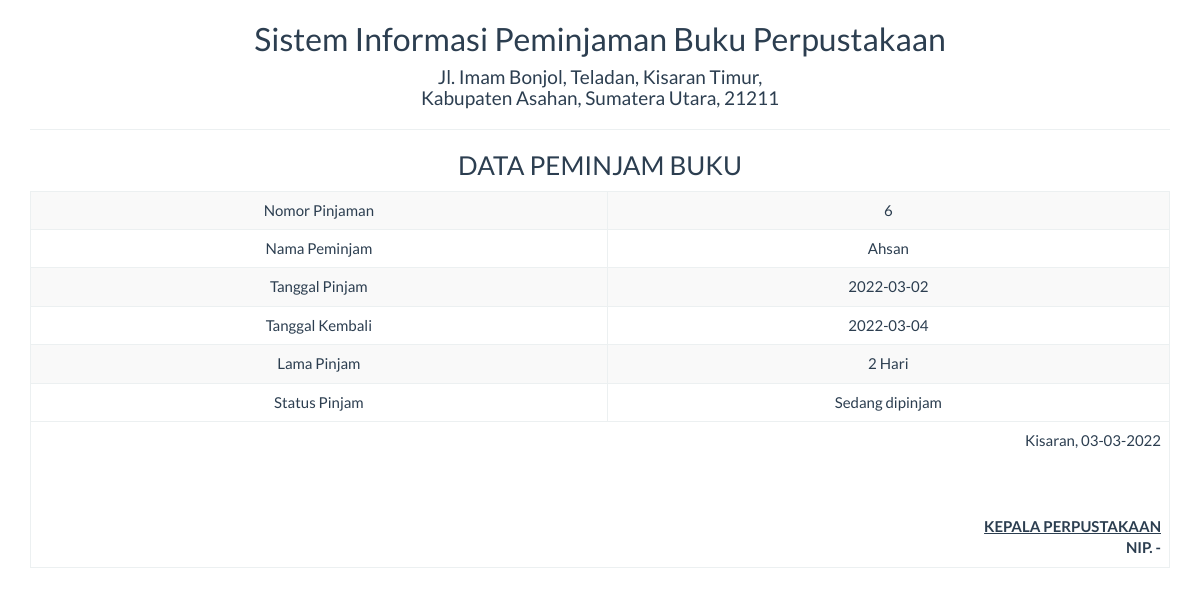
Page /report/peminjaman_satu.php?id=6 on the committed database.
### tables this page shows
CREATE TABLE `pinjam` (
  `id_pinjam` int(11) NOT NULL,
  `id_anggota` int(11) NOT NULL,
  `id_buku` int(11) NOT NULL,
  `tgl_pinjam` date NOT NULL,
  `tgl_kembali` date NOT NULL,
  `status_pinjam` varchar(20) NOT NULL
);

CREATE TABLE `anggota` (
  `id_anggota` int(11) NOT NULL,
  `nama` varchar(255) DEFAULT NULL,
  `alamat` varchar(255) DEFAULT NULL,
  `status_pekerjaan` varchar(255) DEFAULT NULL,
  `no_telpon` varchar(20) DEFAULT NULL
);

### report/peminjaman_satu.php (the view, shortened to what this page needs)
<!DOCTYPE html>
<html>
    <head>
        <link href="../Assets/css/bootstrap.min.css" rel="stylesheet" type="text/css"/>
    </head>
    <body onload="print()">
        <?php
        include '../config/koneksi.php';
        $sql = "SELECT * FROM pinjam JOIN anggota ON pinjam.id_anggota=anggota.id_anggota JOIN buku ON pinjam.id_buku=buku.id_buku WHERE id_pinjam='" . $_GET ['id'] . "'";
        $query = mysqli_query($koneksi, $sql) or die("SQL Detail error");
        $data = mysqli_fetch_array($query);
        $lama = date_diff(date_create($data['tgl_pinjam']), date_create($data['tgl_kembali']));
        ?>
        <div class="container">
            <div class='row'>
                <div class="col-sm-12">
                    <div class="text-center">
                        <h2>Sistem Informasi Peminjaman Buku Perpustakaan </h2>
                        <h4>Jl. Imam Bonjol, Teladan, Kisaran Timur, <br> Kabupaten Asahan, Sumatera Utara, 21211</h4>
                        <hr>
                        <h3>DATA PEMINJAM BUKU</h3>
                        <table class="table table-bordered table-striped table-hover">
                            <tbody>
								<tr>
                                    <td>Nomor Pinjaman</td> <td><?= $data['id_pinjam'] ?></td>
                                </tr>
                                <tr>
                                    <td>Nama Peminjam</td> <td><?= $data['nama'] ?></td>
                                </tr>
                                <tr>
                                    <td>Tanggal Pinjam</td> <td><?= $data['tgl_pinjam'] ?></td>
                                </tr>
                                <tr>
                                    <td>Tanggal Kembali</td> <td><?= $data['tgl_kembali'] ?></td>
                                </tr>
								<tr>
                                    <td>Lama Pinjam</td> <td><?= $lama->days ?> Hari</td>
                                </tr>
                                <tr>
                                    <td>Status Pinjam</td> <td><?= $data['status_pinjam'] ?></td>
                                </tr>
                            </tbody>
                            <tfoot>
                                <tr>
                                    <td colspan="2" class="text-right">
                                        Kisaran,  <?= date("d-m-Y") ?>
                                        <br><br><br><br>
                                        <u><strong>KEPALA PERPUSTAKAAN<strong></u><br>
                                        NIP. -
									</td>
								</tr>
							</tfoot>
                        </table>
                    </div>
                </div>
            </div>
    </body>
</html>

### rows in the picture
pinjam: id_pinjam "6", id_anggota.nama "Ahsan", tgl_pinjam "2022-03-02", tgl_kembali "2022-03-04", tgl_pinjam+tgl_kembali "2", status_pinjam "Sedang dipinjam"
